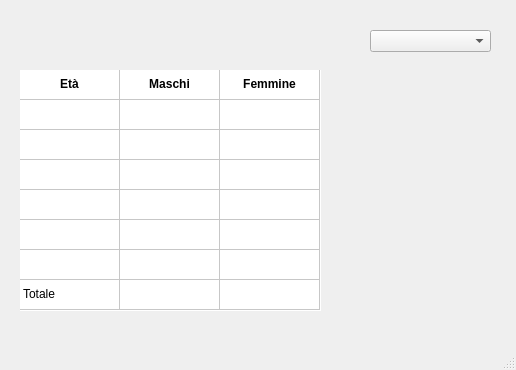
<?xml version="1.0" encoding="UTF-8"?>
<ui version="4.0">
 <class>MainWindow</class>
 <widget class="QMainWindow" name="MainWindow">
  <property name="geometry">
   <rect>
    <x>0</x>
    <y>0</y>
    <width>516</width>
    <height>370</height>
   </rect>
  </property>
  <property name="windowTitle">
   <string>MainWindow</string>
  </property>
  <widget class="QWidget" name="centralWidget">
   <widget class="QComboBox" name="comboBoxRegione">
    <property name="geometry">
     <rect>
      <x>370</x>
      <y>30</y>
      <width>121</width>
      <height>22</height>
     </rect>
    </property>
    <property name="editable">
     <bool>false</bool>
    </property>
    <property name="currentText">
     <string/>
    </property>
   </widget>
   <widget class="QTableWidget" name="tableRegione">
    <property name="geometry">
     <rect>
      <x>20</x>
      <y>70</y>
      <width>301</width>
      <height>241</height>
     </rect>
    </property>
    <property name="layoutDirection">
     <enum>Qt::LeftToRight</enum>
    </property>
    <property name="autoFillBackground">
     <bool>false</bool>
    </property>
    <property name="frameShape">
     <enum>QFrame::NoFrame</enum>
    </property>
    <property name="frameShadow">
     <enum>QFrame::Sunken</enum>
    </property>
    <property name="lineWidth">
     <number>1</number>
    </property>
    <property name="showGrid">
     <bool>true</bool>
    </property>
    <property name="wordWrap">
     <bool>true</bool>
    </property>
    <property name="cornerButtonEnabled">
     <bool>false</bool>
    </property>
    <property name="rowCount">
     <number>8</number>
    </property>
    <property name="columnCount">
     <number>3</number>
    </property>
    <attribute name="horizontalHeaderVisible">
     <bool>false</bool>
    </attribute>
    <attribute name="horizontalHeaderDefaultSectionSize">
     <number>100</number>
    </attribute>
    <attribute name="horizontalHeaderHighlightSections">
     <bool>true</bool>
    </attribute>
    <attribute name="horizontalHeaderMinimumSectionSize">
     <number>39</number>
    </attribute>
    <attribute name="verticalHeaderVisible">
     <bool>false</bool>
    </attribute>
    <attribute name="verticalHeaderHighlightSections">
     <bool>true</bool>
    </attribute>
    <row/>
    <row/>
    <row/>
    <row/>
    <row/>
    <row/>
    <row/>
    <row/>
    <column/>
    <column/>
    <column/>
    <item row="0" column="0">
     <property name="text">
      <string>Età</string>
     </property>
     <property name="font">
      <font>
       <weight>75</weight>
       <bold>true</bold>
       <strikeout>false</strikeout>
      </font>
     </property>
     <property name="textAlignment">
      <set>AlignCenter</set>
     </property>
    </item>
    <item row="0" column="1">
     <property name="text">
      <string>Maschi</string>
     </property>
     <property name="font">
      <font>
       <weight>75</weight>
       <bold>true</bold>
      </font>
     </property>
     <property name="textAlignment">
      <set>AlignCenter</set>
     </property>
    </item>
    <item row="0" column="2">
     <property name="text">
      <string>Femmine</string>
     </property>
     <property name="font">
      <font>
       <weight>75</weight>
       <bold>true</bold>
      </font>
     </property>
     <property name="textAlignment">
      <set>AlignCenter</set>
     </property>
    </item>
    <item row="7" column="0">
     <property name="text">
      <string>Totale</string>
     </property>
    </item>
   </widget>
   <widget class="QLabel" name="labelRegione">
    <property name="geometry">
     <rect>
      <x>100</x>
      <y>30</y>
      <width>161</width>
      <height>31</height>
     </rect>
    </property>
    <property name="font">
     <font>
      <pointsize>16</pointsize>
      <weight>50</weight>
      <bold>false</bold>
     </font>
    </property>
    <property name="text">
     <string/>
    </property>
   </widget>
  </widget>
  <widget class="QMenuBar" name="menuBar">
   <property name="geometry">
    <rect>
     <x>0</x>
     <y>0</y>
     <width>516</width>
     <height>21</height>
    </rect>
   </property>
  </widget>
  <widget class="QStatusBar" name="statusBar"/>
 </widget>
 <layoutdefault spacing="6" margin="11"/>
 <resources/>
 <connections/>
</ui>
